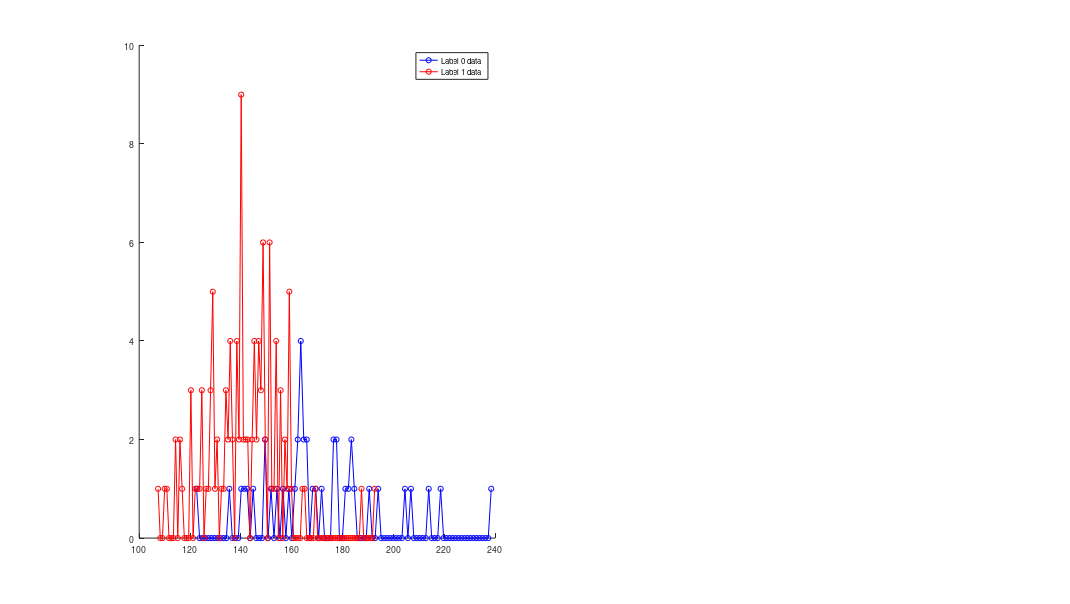

The MATLAB source for this figure: (Note: this script raises an error after producing the figure.)
function [ROCout,LabelMeanS]=rocOnline(varargin)
% ROC - Receiver Operating Characteristics.
% The ROC graphs are a useful tecnique for organizing classifiers and
% visualizing their performance. ROC graphs are commonly used in medical
% decision making.
%
% Syntax: ROCout=rocOnline(x,thresholds,alpha,verbose)
%
% Input: x - This is a Nx2 data matrix. The first column is the column of the data value;
%            The second column is the column of the tag: unhealthy (1) and
%            healthy (0).
%        Thresholds - If you want to use all unique values in x(:,1) 
%            then set this variable to 0 or leave it empty; 
%            else set how many unique values you want to use (min=3);
%        alpha - significance level (default 0.05)
%        verbose - if you want to see all reports and plots (0-no; 1-yes by
%        default);
%
% Output: if verbose = 1
%         the ROCplots, the sensitivity and specificity at thresholds; the Area
%         under the curve with Standard error and Confidence interval and
%         comment.
%         if ROCout is declared, you will have a struct:
%         ROCout.AUC=Area under the curve (AUC);
%         ROCout.SE=Standard error of the area;
%         ROCout.ci=Confidence interval of the AUC
%         ROCout.co=Cut off points
%         ROCdata.xr and ROCdata.yr points for ROC plot
%
% USING roc WITHOUT ANY DATA, IT WILL RUN A DEMO
%
%           Created by Giuseppe Cardillo
%           giuseppe.cardillo-edta@poste.it
%
% To cite this file, this would be an appropriate format:
% Cardillo G. (2008) ROC curve: compute a Receiver Operating Characteristics curve.
% http://www.mathworks.com/matlabcentral/fileexchange/19950

%Input Error handling
args=cell(varargin);
nu=numel(args);
if isempty(nu)
    error('Warning: almost the data matrix is required')
elseif nu>4
    error('Warning: Max four input data are required')
end
default.values = {[165 1;140 1;154 1;139 1;134 1;154 1;120 1;133 1;150 1;...
146 1;140 1;114 1;128 1;131 1;116 1;128 1;122 1;129 1;145 1;117 1;140 1;...
149 1;116 1;147 1;125 1;149 1;129 1;157 1;144 1;123 1;107 1;129 1;152 1;...
164 1;134 1;120 1;148 1;151 1;149 1;138 1;159 1;169 1;137 1;151 1;141 1;...
145 1;135 1;135 1;153 1;125 1;159 1;148 1;142 1;130 1;111 1;140 1;136 1;...
142 1;139 1;137 1;187 1;154 1;151 1;149 1;148 1;157 1;159 1;143 1;124 1;...
141 1;114 1;136 1;110 1;129 1;145 1;132 1;125 1;149 1;146 1;138 1;151 1;...
147 1;154 1;147 1;158 1;156 1;156 1;128 1;151 1;138 1;193 1;131 1;127 1;...
129 1;120 1;159 1;147 1;159 1;156 1;143 1;149 1;160 1;126 1;136 1;150 1;...
136 1;151 1;140 1;145 1;140 1;134 1;140 1;138 1;144 1;140 1;140 1;159 0;...
136 0;149 0;156 0;191 0;169 0;194 0;182 0;163 0;152 0;145 0;176 0;122 0;...
141 0;172 0;162 0;165 0;184 0;239 0;178 0;178 0;164 0;185 0;154 0;164 0;...
140 0;207 0;214 0;165 0;183 0;218 0;142 0;161 0;168 0;181 0;162 0;166 0;...
150 0;205 0;163 0;166 0;176 0;],0,0.05,1};
default.values(1:nu) = args;
[x, threshold,alpha,verbose] = deal(default.values{:});
if isvector(x)
    error('Warning: X must be a matrix')
end
if ~all(isfinite(x(:))) || ~all(isnumeric(x(:)))
    error('Warning: all X values must be numeric and finite')
end
% x(:,2)=logical(x(:,2));
% if all(x(:,2)==0)
%     error('Warning: there are only healthy subjects!')
% end
% if all(x(:,2)==1)
%     error('Warning: there are only unhealthy subjects!')
% end
if nu>=2
    if isempty(threshold)
        threshold=0;
    else
        if ~isscalar(threshold) || ~isnumeric(threshold) || ~isfinite(threshold)
            error('Warning: it is required a numeric, finite and scalar THRESHOLD value.');
        end
        if threshold ~= 0 && threshold <3
            error('Warning: Threshold must be 0 if you want to use all unique points or >=2.')
        end
    end
    if nu>=3
        if isempty(alpha)
            alpha=0.05;
        else
            if ~isscalar(alpha) || ~isnumeric(alpha) || ~isfinite(alpha)
                error('Warning: it is required a numeric, finite and scalar ALPHA value.');
            end
            if alpha <= 0 || alpha >= 1 %check if alpha is between 0 and 1
                error('Warning: ALPHA must be comprised between 0 and 1.')
            end
        end
    end
    if nu==4
        verbose=logical(verbose);
    end
end
clear args default nu

InputLabelType=unique(x(:,2));
% if gpuDeviceCount
%     try
%         x=gpuArray(x);
%         threshold=gpuArray(threshold);
%         alpha=gpuArray(alpha);
%         verbose=gpuArray(verbose);
%     catch
%         warning('GPU device unavaluable, use CPU to do the calculation');
%     end
% end
if length(InputLabelType) > 2 || length(InputLabelType) < 2
    dbstop if error
    error('Input label type is more or less than 2 types, quit this function.');
end

% tr=repmat('-',1,100);
lu=length(x(x(:,2)==InputLabelType(1))); %number of unhealthy subjects
lh=length(x(x(:,2)==InputLabelType(2))); %number of healthy subjects
z=sortrows(x,1);
if threshold==0
    labels=unique(z(:,1));%find unique values in z
else
    K=linspace(0,1,threshold+1); K(1)=[];
    labels=quantile(unique(z(:,1)),K)';
end
if length(labels)>=400
    percent=linspace(1,100,300);
    labels=prctile(labels,percent);
%     [~,nCenters]=hist(labels,300);
%     labels=nCenters;
end
labels(end+1)=labels(end)+1;
ll=length(labels); %count unique value
a=zeros(ll,2); b=a; c=zeros(ll,1);%array preallocation
ubar=mean(x(x(:,2)==InputLabelType(1)),1); %unhealthy mean value
hbar=mean(x(x(:,2)==InputLabelType(2)),1); %healthy mean value
LabelMeanS.LabelType1=InputLabelType(1);
LabelMeanS.LabelType2=InputLabelType(2);
LabelMeanS.Type1value=ubar;
LabelMeanS.Type2value=hbar;
Type0data=x(x(:,2)==InputLabelType(1));
Type1data=x(x(:,2)==InputLabelType(2));
[N0,C0]=hist(Type0data,100);
[N1,C1]=hist(Type1data,100);
H=figure('position',[100 110 1700 960],'PaperPositionMode','auto');
subplot(1,2,1);
hold on;
plot(C0,N0,'b-o','LineWidth',0.9);
plot(C1,N1,'r-o','LineWidth',0.9);
legend('Label 0 data','Label 1 data');

for K=1:ll
    if hbar<ubar
        TP=length(x(x(:,2)==InputLabelType(1) & x(:,1)>labels(K)));
        FP=length(x(x(:,2)==InputLabelType(2) & x(:,1)>labels(K)));
        FN=length(x(x(:,2)==InputLabelType(1) & x(:,1)<=labels(K)));
        TN=length(x(x(:,2)==InputLabelType(2) & x(:,1)<=labels(K)));
    else
        TP=length(x(x(:,2)==InputLabelType(1) & x(:,1)<labels(K)));
        FP=length(x(x(:,2)==InputLabelType(2) & x(:,1)<labels(K)));
        FN=length(x(x(:,2)==InputLabelType(1) & x(:,1)>=labels(K)));
        TN=length(x(x(:,2)==InputLabelType(2) & x(:,1)>=labels(K)));
    end
    M=[TP FP;FN TN];
    a(K,:)=diag(M)'./sum(M); %Sensitivity and Specificity
    b(K,:)=[a(K,1)/(1-a(K,2)) (1-a(K,1))/a(K,2)]; %Positive and Negative likelihood ratio
    c(K)=trace(M)/sum(M(:)); %Efficiency
end
b(isnan(b))=Inf;

xroc=1-a(:,2); yroc=a(:,1); %ROC points
if hbar>ubar
    xroc=flipud(xroc); yroc=flipud(yroc); %ROC points
end

st=[1 mean(xroc) 1]; L=[0 0 0]; U=[Inf 1 Inf];
fo_ = fitoptions('method','NonlinearLeastSquares','Lower',L,'Upper',U,'Startpoint',st);
ft_ = fittype('1-1/((1+(x/C)^B)^E)',...
     'dependent',{'y'},'independent',{'x'},...
     'coefficients',{'B', 'C', 'E'});
cfit = fit(xroc,yroc,ft_,fo_);


xfit=linspace(0,1,500);
yfit=feval(cfit,xfit);
Area=trapz(xfit,yfit); %estimate the area under the curve
%standard error of area
Area2=Area^2; Q1=Area/(2-Area); Q2=2*Area2/(1+Area);
V=(Area*(1-Area)+(lu-1)*(Q1-Area2)+(lh-1)*(Q2-Area2))/(lu*lh);
Serror=realsqrt(V);
%confidence interval
ci=Area+[-1 1].*(realsqrt(2)*erfcinv(alpha)*Serror);
if ci(1)<0; ci(1)=0; end
if ci(2)>1; ci(2)=1; end
m=zeros(1,4); 
%z-test
SAUC=(Area-0.5)/Serror; %standardized area
p=1-0.5*erfc(-SAUC/realsqrt(2)); %p-value

if verbose
%     %Performance of the classifier
%     if Area==1
%         str='Perfect test';
%     elseif Area>=0.90 && Area<1
%         str='Excellent test';
%     elseif Area>=0.80 && Area<0.90
%         str='Good test';
%     elseif Area>=0.70 && Area<0.80
%         str='Fair test';
%     elseif Area>=0.60 && Area<0.70
%         str='Poor test';
%     elseif Area>=0.50 && Area<0.60
%         str='Fail test';
%     else
%         str='Failed test - less than chance';
%     end
%     %display results
%     disp('ROC CURVE ANALYSIS')
%     disp(' ')
%     disp(tr)
%     str2=['AUC\t\t\tS.E.\t\t\t\t' num2str((1-alpha)*100) '%% C.I.\t\t\tComment\n'];
%     fprintf(str2)
%     disp(tr)
%     fprintf('%0.5f\t\t\t%0.5f\t\t\t%0.5f\t\t%0.5f\t\t\t%s\n',Area,Serror,ci,str)
%     disp(tr)
%     fprintf('Standardized AUC\t\t1-tail p-value\n')
%     if p<1e-4
%         fprintf('%0.4f\t\t\t\t%0.4e',SAUC,p)
%     else
%         fprintf('%0.4f\t\t\t\t%0.4f',SAUC,p)
%     end
%     if p<=alpha
%         fprintf('\t\tThe area is statistically greater than 0.5\n')
%     else
%         fprintf('\t\tThe area is not statistically greater than 0.5\n')
%     end
%     disp(' ')
    %display graph
    subplot(1,2,2)
%     set(H,'Position',[4 402 560 420])
    hold on
    plot([0 1],[0 1],'k');
    plot(xfit,yfit,'marker','none','linestyle','-','color','r','linewidth',2);
    H1=plot(xroc,yroc,'bo');
    set(H1,'markersize',6,'markeredgecolor','b','markerfacecolor','b')
    hold off
    xlabel('False positive rate (1-Specificity)')
    ylabel('True positive rate (Sensitivity)')
    if ubar > hbar
        Area = 1 - Area;
        title(sprintf('ROC curve (AUC=%0.4f) (Invert)',Area))
    else
        title(sprintf('ROC curve (AUC=%0.4f)',Area))
    end
    
    axis square
end

% if p<=alpha
%     ButtonName = questdlg('Do you want to input the true prevalence?', 'Prevalence Question', 'Yes', 'No', 'Yes');
%     if strcmp(ButtonName,'Yes')
%         ButtonName = questdlg('Do you want to input the true prevalence as:', 'Prevalence Question', 'Ratio', 'Probability', 'Ratio');
%         switch ButtonName
%             case 'Ratio'
%                 prompt={'Enter the Numerator or the prevalence ratio:','Enter the denominator or the prevalence ratio:'};
%                 name='Input for Ratio prevalence';
%                 Ratio=str2double(inputdlg(prompt,name));
%                 POD=Ratio(1)/diff(Ratio); %prior odds
%             case 'Probability'
%                 prompt={'Enter the prevalence probability comprised between 0 and 1:'};
%                 name='Input for prevalence';
%                 pr=str2double(inputdlg(prompt,name));
%                 POD=pr/(1-pr); %prior odds
%         end
%         d=[1./(1+1./(b(:,1).*POD)) 1./(1+(b(:,2).*POD))];
%         d((a(:,1)==0 & a(:,2)==1),1)=NaN;
%         d((a(:,1)==1 & a(:,2)==0),2)=NaN;
%         table=[labels'; a(:,1)'; a(:,2)';c';b(:,1)'; b(:,2)';d(:,1)'.*100; d(:,2)'.*100;]';
%         if verbose
%             disp('ROC CURVE DATA')
%             disp(tr)
%             fprintf('Cut-off \tSensitivity\tSpecificity\tEfficiency\tPLR\t\tNLR\tPos.Pred.\tNeg.Pred.\n')
%             fprintf('%0.2f\t\t%0.4f\t\t%0.4f\t\t%0.4f\t\t%0.4f\t\t%0.4f\t\t%0.2f\t\t%0.2f\n',table')
%             disp(tr)
%             disp(' ')
%         end
%     else
%         table=[labels'; a(:,1)'; a(:,2)';c';b(:,1)'; b(:,2)']';
%         if verbose
%             disp('ROC CURVE DATA')
%             disp(tr)
%             fprintf('Cut-off \tSensitivity\tSpecificity\tEfficiency\tPLR\t\tNLR\n')
%             fprintf('%0.2f\t\t%0.4f\t\t%0.4f\t\t%0.4f\t\t%0.4f\t\t%0.4f\n',table')
%             disp(tr)
%             disp(' ')
%         end
%         return;
%     end
%     CSe=table(:,1)==min(table(table(:,2)==max(table(:,2)))); %Max sensitivity cut-off
%     CSp=table(:,1)==min(table(table(:,3)==max(table(:,3)))); %Max specificity cut-off
%     CEff=table(:,1)==min(table(table(:,4)==max(table(:,4)))); %Max efficiency cut-off
%     d=realsqrt(xroc.^2+(1-yroc).^2); %apply the Pitagora's theorem
%     CE=table(d==min(d),1); %Cost-effective cut-off
%     xg=linspace(0,max(table(:,1)),500);
%     st=[1 mean(table(:,1)) 1]; U=[Inf max(table(:,1)) Inf];
%     fo_ = fitoptions('method','NonlinearLeastSquares','Lower',L,'Upper',U,'Startpoint',st);
%     fitSe = fit(table(:,1),table(:,2),ft_,fo_);
%     st=[-1 mean(table(:,1)) 1]; L=[-Inf 0 0]; U=[0 max(table(:,1)) Inf];
%     fo_ = fitoptions('method','NonlinearLeastSquares','Lower',L,'Upper',U,'Startpoint',st);
%     fitSp=fit(table(:,1),table(:,3),ft_,fo_);
%     st=[min(table(:,4)) 1 mean(table(:,1)) max(table(:,4)) 1]; L=[0 0 0 0 0]; U=[1 Inf max(table(:,1)) 1 Inf];
%     ft_ = fittype('D+(A-D)/((1+(x/C)^B)^E)','dependent',{'y'},'independent',{'x'},'coefficients',{'A', 'B', 'C', 'D', 'E'});
%     fo_ = fitoptions('method','NonlinearLeastSquares','Lower',L,'Upper',U,'Startpoint',st);
%     fitEff=fit(table(:,1),table(:,4),ft_,fo_);
%     if verbose
%         H2=figure;
%         set(H2,'Position',[570 402 868 420])
%         hold on
%         HSE = plot(xg,feval(fitSe,xg),'marker','none','linestyle','-','color','r','linewidth',2);
%         HCSe=plot([table(CSe,1) table(CSe,1)],[0 1],'marker','none','linestyle','--','color','r','linewidth',2);
%         HSP = plot(xg,feval(fitSp,xg),'marker','none','linestyle','-','color','g','linewidth',2);
%         HCSp=plot([table(CSp,1) table(CSp,1)],[0 1],'marker','none','linestyle','--','color','g','linewidth',2);
%         HEFF = plot(xg,feval(fitEff,xg),'marker','none','linestyle','-','color','b','linewidth',2);
%         HCEff=plot([table(CEff,1) table(CEff,1)],[0 1],'marker','none','linestyle','--','color','b','linewidth',2);
%         HCO=plot([CE CE],[0 1],'marker','none','linestyle','--','color','m','linewidth',2);
%         hold off
%         legend([HSE HCSe HSP HCSp HCO HEFF HCEff],...
%             'Sensitivity',sprintf('Max Sensitivity cutoff: %0.4f',table(CSe,1)),...
%             'Specificity',sprintf('Max Specificity cutoff: %0.4f',table(CSp,1)),...
%             sprintf('Cost effective cutoff: %0.4f',CE),...
%             'Efficiency',sprintf('Max Efficiency cutoff: %0.4f',table(CEff,1)),...
%             'Location','BestOutside')
%         axis([xg(1) xg(end) 0 1.1])
% 
%         fprintf('1) Max Sensitivity Cut-off point= %0.2f\n',table(CSe,1))
%         fprintf('2) Max Specificity Cut-off point= %0.2f\n',table(CSp,1))
%         fprintf('3) Cost effective Cut-off point= %0.2f\n',CE), 
%         fprintf('4) Max Efficiency Cut-off point= %0.2f\n',table(CEff,1))
%         m=[table(CSe,1) table(CSp,1) CE table(CEff,1)];
%     end
% else
%     table=NaN;
% end


if nargout
    ROCout.AUC=Area; %Area under the curve
    ROCout.SE=Serror; %standard error of the area
    ROCout.ci=ci; % 95% Confidence interval
    ROCout.co=m; % cut off points
    ROCout.xr=xroc; %graphic x points
    ROCout.yr=yroc; %graphic y points
    ROCout.table=table;
end
